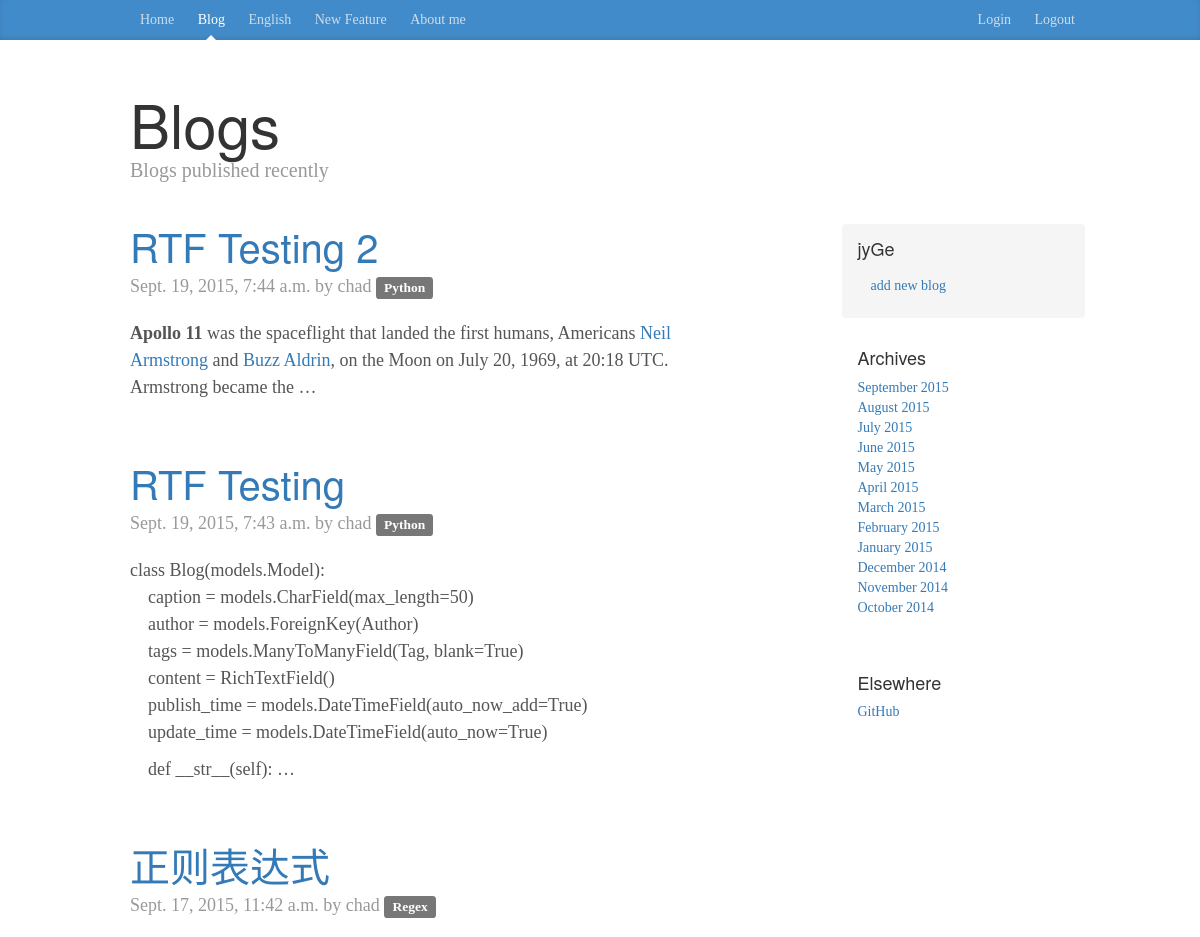
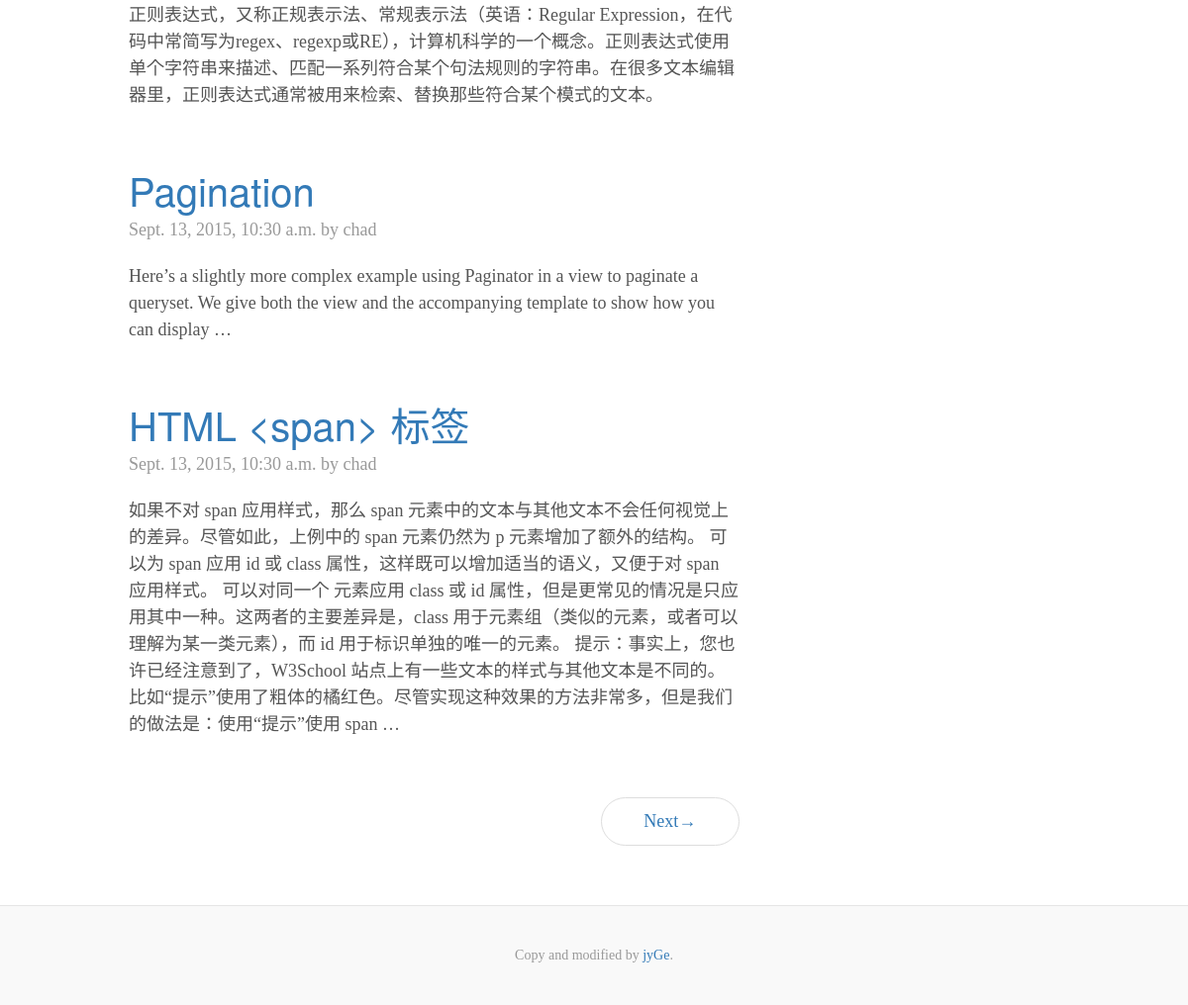
Before: /sblog/blog/ with the older database file (2 pictures, top to bottom).
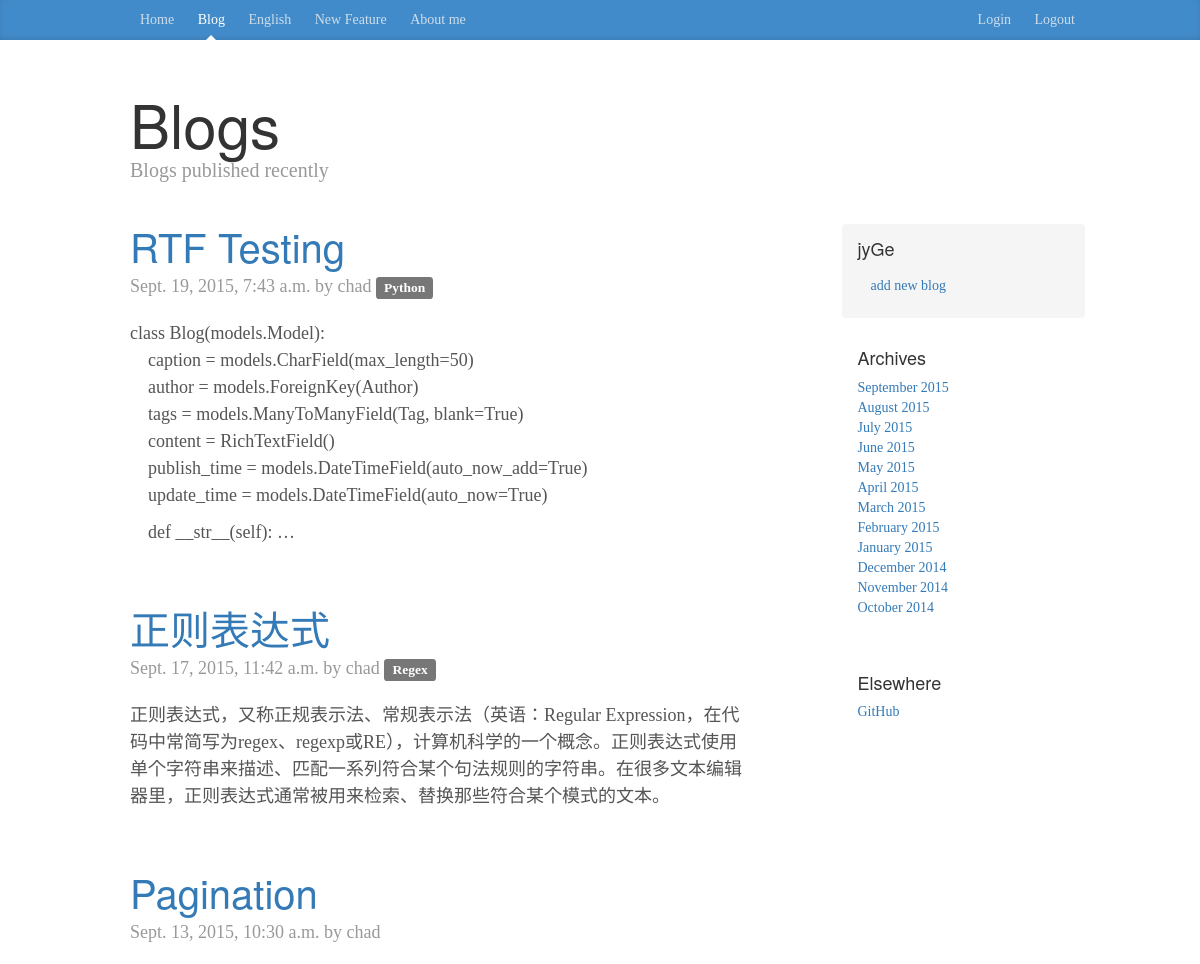
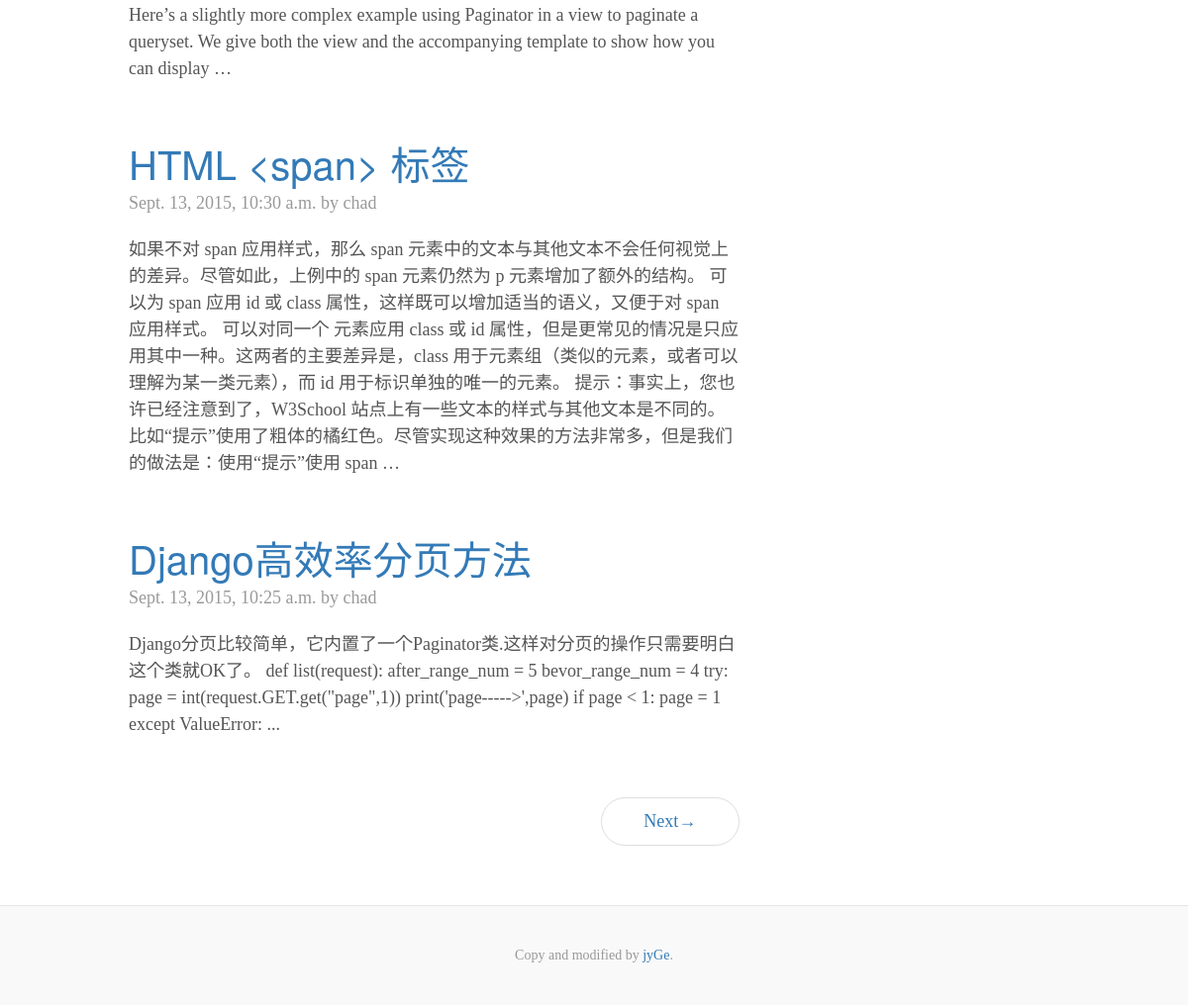
After: the same page with the newer database file (2 pictures, top to bottom).
### sblog/models.py (models this page shows, shortened)
class Blog(models.Model):
	caption = models.CharField(max_length=50)
	author = models.ForeignKey(Author)
	tags = models.ManyToManyField(Tag, blank=True)
	content = RichTextField(config_name='ckeditor')
	publish_time = models.DateTimeField(auto_now_add=True)
	update_time = models.DateTimeField(auto_now=True)

class Author(models.Model):
	name = models.CharField(max_length=30)
	email = models.EmailField(blank=True)
	website = models.URLField(blank=True)
	def __str__(self):
		return self.name

class Tag(models.Model):
	tag_name = models.CharField(max_length=20, blank=True)
	create_time = models.DateTimeField(auto_now_add=True)
	def __str__(self):
		return self.tag_name

### sblog/views.py (the view)
def listing(request):
	blog_list = Blog.objects.order_by('-publish_time')
	paginator = Paginator(blog_list, 5)
	page = request.GET.get('page')
	try:
		blogs = paginator.page(page)
	except PageNotAnInteger:
		blogs = paginator.page(1)
	except EmptyPage:
		blogs = paginator.page(paginator.num_pages)
	return render(request, 'sblog/bloglist.html', {'blogs': blogs})

### sblog/templates/sblog/bloglist.html (shortened to what this page needs)
{% extends "sblog/base.html" %}
{% block content %}
<div class="container">
  <div class="blog-header">
    <h1 class="blog-title">Blogs</h1>
    <p class="lead blog-description">Blogs published recently</p>
  </div>
  <div class="row">
    <div class="col-sm-8 blog-main">
      	{% for blog in blogs %}
			<div class="blog-post">
				<h2 class="blog-post-title"><a href="{% url 'sblog:detailblog' blog.id %}">{{ blog.caption }}</a></h2>
					<p class="blog-post-meta">{{ blog.publish_time }} by {{ blog.author }}
						{% for tag in blog.tags.all %}
                    		<a href="{% url 'sblog:blogtag' tag.tag_name %}"><span class="label label-default">{{ tag }}</span></a>
                		{% endfor %}
					</p>
					{{ blog.content|safe|truncatewords_html:30 }}
			</div>
      {% endfor %}
      <nav>
        <ul class="pager">
          	{% if blogs.has_next %}
        		<li class="next"><a href="?page={{ blogs.next_page_number }}">Next<span aria-hidden="true">&rarr;</span></a></li>
        	{% endif %}
        </ul>
      </nav>
    </div>
    <div class="col-sm-3 col-sm-offset-1 blog-sidebar">
      <div class="sidebar-module sidebar-module-inset">
        <h4>jyGe</h4>
        <a class="btn" href="{% url 'sblog:addblog' %}" value="{{ choice.id }}"> add new blog</a>
      </div>
      <div class="sidebar-module">
        <h4>Archives</h4>
        <ol class="list-unstyled">
          <li><a href="#">September 2015</a></li>
          <li><a href="#">August 2015</a></li>
          <li><a href="#">July 2015</a></li>
          <li><a href="#">June 2015</a></li>
          <li><a href="#">May 2015</a></li>
          <li><a href="#">April 2015</a></li>
          <li><a href="#">March 2015</a></li>
          <li><a href="#">February 2015</a></li>
          <li><a href="#">January 2015</a></li>
          <li><a href="#">December 2014</a></li>
          <li><a href="#">November 2014</a></li>
          <li><a href="#">October 2014</a></li>
        </ol>
      </div>
      <div class="sidebar-module">
        <h4>Elsewhere</h4>
        <ol class="list-unstyled">
          <li><a href="https://github.com/jyGe">GitHub</a></li>
        </ol>
      </div>
    </div>
  </div>
</div>
{% endblock %}

### sblog/templates/sblog/base.html (shortened to what this page needs)
<!DOCTYPE html>
<html>
{% load staticfiles %}
<head>
    <link rel="stylesheet" href="//cdn.bootcss.com/bootstrap/3.3.5/css/bootstrap.min.css">
    <link rel="stylesheet" type="text/css" href="{% static 'sblog/blog.css' %}"/>
    <link rel="stylesheet" type="text/css" href="{% static 'sblog/signin.css' %}">
</head>
<body>
<div class="blog-masthead">
    <div class="container">
        <nav class="blog-nav">
          <a class="blog-nav-item" href="#">Home</a>
          <a class="blog-nav-item {% if 'sblog/blog' in request.path %}active{% endif %}" href="/sblog/blog/">Blog</a>
          <a class="blog-nav-item {% if 'sblog/english' in request.path %}active{% endif %}" href="/sblog/english/">English</a>
          <a class="blog-nav-item" href="#">New Feature</a>
          <a class="blog-nav-item" href="#">About me</a>
        <nav class="blog-nav navbar-right">
          <a class="blog-nav-item" href="/sblog/login/">Login</a>
          <a class="blog-nav-item" href="/sblog/logout/">Logout</a>
        </nav>
    </div>
</div>
    {% block content %}
    {% endblock %}
<footer class="blog-footer">
    <p>Copy and modified by <a href="https://github.com/jyGe">jyGe</a>.</p>
</footer>
</body>
</html>

### sblog/static/sblog/blog.css (style rules this page uses)
body { font-family: Georgia, "Times New Roman", Times, serif; color: #555; }
h1, .h1, h2, .h2, h3, .h3, h4, .h4, h5, .h5, h6, .h6 { margin-top: 0; font-family: "Helvetica Neue", Helvetica, Arial, sans-serif; font-weight: normal; color: #333; }
@media (min-width: 1200px) { .container { width: 970px; } }
.blog-masthead { background-color: #428bca; -webkit-box-shadow: inset 0 -2px 5px rgba(0,0,0,.1); box-shadow: inset 0 -2px 5px rgba(0,0,0,.1); }
.blog-nav-item { position: relative; display: inline-block; padding: 10px; font-weight: 500; color: #cdddeb; }
.blog-nav .active { color: #fff; }
.blog-nav .active:after { position: absolute; bottom: 0; left: 50%; width: 0; height: 0; margin-left: -5px; vertical-align: middle; content: " "; border-right: 5px solid transparent; border-bottom: 5px solid; border-left: 5px solid transparent; }
.blog-header { padding-top: 20px; padding-bottom: 20px; }
.blog-title { margin-top: 30px; margin-bottom: 0; font-size: 60px; font-weight: normal; }
.blog-description { font-size: 20px; color: #999; }
.blog-main { font-size: 18px; line-height: 1.5; }
.sidebar-module { padding: 15px; margin: 0 -15px 15px; }
.sidebar-module-inset { padding: 15px; background-color: #f5f5f5; border-radius: 4px; }
.pager { margin-bottom: 60px; text-align: left; }
.pager > li > a { width: 140px; padding: 10px 20px; text-align: center; border-radius: 30px; }
.blog-post { margin-bottom: 60px; }
.blog-post-title { margin-bottom: 5px; font-size: 40px; }
.blog-post-meta { margin-bottom: 20px; color: #999; }
.blog-footer { padding: 40px 0; color: #999; text-align: center; background-color: #f9f9f9; border-top: 1px solid #e5e5e5; }
.blog-footer p:last-child { margin-bottom: 0; }

Changed rows visible on the page:
removed Blog: caption "RTF Testing 2", publish_time "Sept. 19, 2015, 7:44 a.m.", author "chad", content "Apollo 11 was the spaceflight that landed the first humans, Americans Neil Armstrong and Buzz Aldrin , on the Moon on July 20, 1969, at 20:18 UTC. Armstrong became the …", Tag (tag_name "Python")
now on this page (row unchanged): Blog: caption "Django高效率分页方法", publish_time "Sept. 13, 2015, 10:25 a.m.", author "chad", content "Django分页比较简单，它内置了一个Paginator类.这样对分页的操作只需要明白这个类就OK了。 def list(request): after_range_num = 5 bevor_range_num = 4 try: page = int(request.GET.get(\"page\",1)) print('page----->',page) if page < 1: page = 1 except ValueError: ..."
